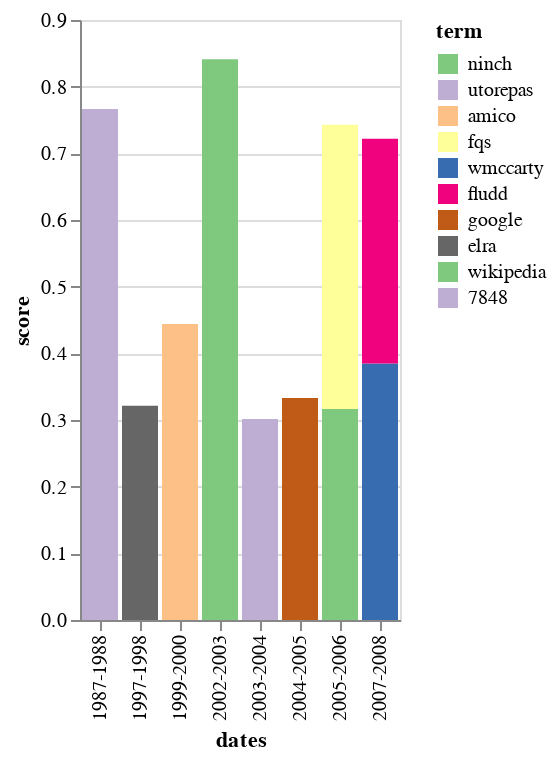

The notebook cell saved with this chart:
### Code cell
alt.Chart(top_ten).mark_bar().encode(
    x = "dates",
    y = "score",
    color = alt.Color("term", scale=alt.Scale(scheme = "accent"), sort=alt.Sort()),
)

### Figure 1 — Vega-Lite specification as saved in the notebook (floating-point values rounded to 4 significant figures)
{"$schema": "https://vega.github.io/schema/vega-lite/v4.17.0.json", "config": {"view": {"continuousHeight": 300, "continuousWidth": 400}}, "data": {"name": "data-f708dcd41cb41f8afb0ce9a7539b4542"}, "datasets": {"data-f708dcd41cb41f8afb0ce9a7539b4542": [{"dates": "2002-2003", "score": 0.8412, "term": "ninch"}, {"dates": "1987-1988", "score": 0.7664, "term": "utorepas"}, {"dates": "1999-2000", "score": 0.4442, "term": "amico"}, {"dates": "2005-2006", "score": 0.4263, "term": "fqs"}, {"dates": "2007-2008", "score": 0.3846, "term": "wmccarty"}, {"dates": "2007-2008", "score": 0.3373, "term": "fludd"}, {"dates": "2004-2005", "score": 0.3331, "term": "google"}, {"dates": "1997-1998", "score": 0.3214, "term": "elra"}, {"dates": "2005-2006", "score": 0.3164, "term": "wikipedia"}, {"dates": "2003-2004", "score": 0.3014, "term": "7848"}]}, "encoding": {"color": {"field": "term", "scale": {"scheme": "accent"}, "sort": {}, "type": "nominal"}, "x": {"field": "dates", "type": "nominal"}, "y": {"field": "score", "type": "quantitative"}}, "mark": "bar"}
